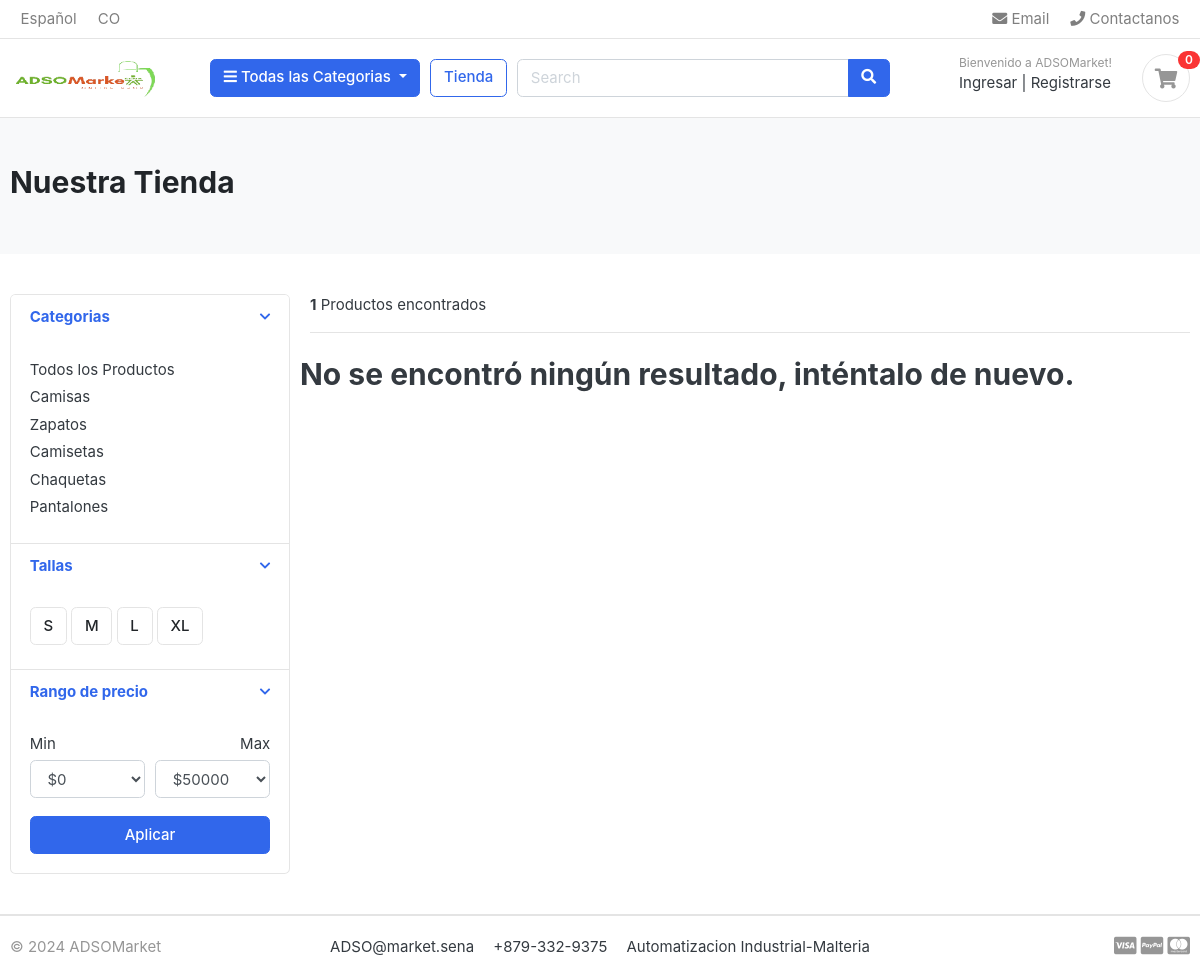
Screenshot of /Tienda/Categoria/Camisas/ with the database file from the repository.
### Categorias/models.py (models this page shows, shortened)
class Categorias(models.Model):
    nombre_categoria = models.CharField(max_length=50, unique=True)
    slug = models.CharField(max_length=100, unique=True)
    descripcion = models.TextField(max_length=255, blank=True)
    imagen = models.ImageField(upload_to='fotos/categorias', blank=True)
    class Meta:
        verbose_name = "Categoria"
        verbose_name_plural = "Categorias"
    def get_url(self):
        return reverse('productos_by_categoria', args=[self.slug])

### Tienda/views.py (the view)
# urls.py: path('Tienda/', include('Tienda.urls')),
def Tienda(request, categoria_slug=None):
    categorias = None
    productos = None
    if categoria_slug != None:
        categorias = get_object_or_404(Categorias, slug=categoria_slug)
        productos = Producto.objects.filter(categoria=categorias, esta_disponible= True)
        paginator = Paginator(productos, 6)
        page = request.GET.get("page")
        paged_producto = paginator.get_page(page)
        producto_contador = productos.count()
    else:
        productos = Producto.objects.all().filter(esta_disponible=True).order_by('id')
        paginator = Paginator(productos, 3)
        page = request.GET.get("page")
        paged_producto = paginator.get_page(page)
        producto_contador = productos.count()
    context = {
        'productos': paged_producto,
        'producto_contador': producto_contador,
    }
    return render(request, 'Tienda/Tienda.html', context)

### Carrito/context_processors.py (called while the page is built)
def counter(request):
    carrito_contador = 0
    if 'admin' in request.path:
        return{}
    else:
        try:
            carrito = Carrito.objects.filter(id_carrito=_id_carrito(request))
            carrito_items = carritoItem.objects.all().filter(carrito= carrito[:1])
            for carrito_item in carrito_items:
                carrito_contador += carrito_item.cantidad
        except Carrito.DoesNotExist:
            carrito_contador = 0
    return dict(carrito_contador=carrito_contador)

### Carrito/views.py (called while the page is built)
def _id_carrito(request):
    carrito = request.session.session_key
    if not carrito:
        carrito = request.session.create()
    return carrito

### Categorias/context_processors.py (called while the page is built)
def menu_links(request):
    links = Categorias.objects.all()
    return dict(links=links)

### templates/Tienda/Tienda.html (shortened to what this page needs)
{% extends 'base.html' %}
{% block content %}
<section class="section-pagetop bg">
<div class="container">
    {% if 'buscar' in  request.path %}
        <h2 class="title-page">Resultado de búsqueda</h2>
    {% else %}
        <h2 class="title-page">Nuestra Tienda</h2>
    {% endif %}
</div>
</section>
<section class="section-content padding-y">
    <div class="container">
    <div class="row">
        <aside class="col-md-3">
    <div class="card">
        <article class="filter-group">
            <header class="card-header">
                <a href="#" data-toggle="collapse" data-target="#collapse_1" aria-expanded="true" class="">
                    <i class="icon-control fa fa-chevron-down"></i>
                    <h6 class="title">Categorias</h6>
                </a>
            </header>
            <div class="filter-content collapse show" id="collapse_1" style="">
                <div class="card-body">
                    <ul class="list-menu">
                        <li><a href="{% url 'Tienda'%}">Todos los Productos  </a></li>
                        {% for Categorias in links %}
                    <li><a href="{{Categorias.get_url}}">{{Categorias.nombre_categoria}}  </a></li>
                        {% endfor %}
                    </ul>
                </div>
            </div>
        </article>
        <article class="filter-group">
            <header class="card-header">
                <a href="#" data-toggle="collapse" data-target="#collapse_4" aria-expanded="true" class="">
                    <i class="icon-control fa fa-chevron-down"></i>
                    <h6 class="title">Tallas </h6>
                </a>
            </header>
            <div class="filter-content collapse show" id="collapse_4" style="">
                <div class="card-body">
                  <label class="checkbox-btn">
                    <span class="btn btn-light"> S </span>
                  </label>
                  <label class="checkbox-btn">
                    <span class="btn btn-light"> M </span>
                  </label>
                  <label class="checkbox-btn">
                    <span class="btn btn-light"> L </span>
                  </label>
                  <label class="checkbox-btn">
                    <span class="btn btn-light"> XL </span>
                  </label>
            </div>
            </div>
        </article>
        <article class="filter-group">
            <header class="card-header">
                <a href="#" data-toggle="collapse" data-target="#collapse_3" aria-expanded="true" class="">
                    <i class="icon-control fa fa-chevron-down"></i>
                    <h6 class="title">Rango de precio </h6>
                </a>
            </header>
            <div class="filter-content collapse show" id="collapse_3" style="">
                <div class="card-body">
                    <div class="form-row">
                    <div class="form-group col-md-6">
                      <label>Min</label>
                          <select class="mr-2 form-control">
                            <option value="0">$0</option>
                        </select>
                    </div>
                    <div class="form-group text-right col-md-6">
                      <label>Max</label>
                          <select class="mr-2 form-control">
                            <option value="50">$50000</option>
                        </select>
                    </div>
                    </div>
                    <button class="btn btn-block btn-primary">Aplicar</button>
                </div>
            </div>
        </article>
    </div>
        </aside>
        <main class="col-md-9">
    <header class="border-bottom mb-4 pb-3">
            <div class="form-inline">
                <span class="mr-md-auto"><b>{{ producto_contador }}</b> Productos encontrados </span>
            </div>
    </header>
    <div class="row">
        {% if Producto  %}
        {% for Producto in productos %}
        <div class="col-md-4">
            <figure class="card card-product-grid">
                <div class="img-wrap">
                    <a href="{{ Producto.get_url }}"><img src="{{ Producto.Imagen.url }}"></a>
                </div>
                <figcaption class="info-wrap">
                    <div class="fix-height">
                        <a href="{{ Producto.get_url }}" class="title">{{ Producto.producto_nombre}}</a>
                        <div class="price-wrap mt-2">
                            <span class="price">${{ Producto.precio }}</span>
                        </div>
                    </div>
                    <a href="{{ Producto.get_url }}" class="btn btn-block btn-primary">Ver Detalles </a>
                </figcaption>
            </figure>
        </div>
        {% endfor %}
        {% else %}
        <div>
            <h2>No se encontró ningún resultado, inténtalo de nuevo.</h2>
        </div>
        {% endif %}
    </div>
        </main>
    </div>
    </div>
    </section>
{% endblock %}

### static/css/ui.css (style rules this page uses)
html { font-family: "Inter", sans-serif; font-size: 15px; }
.padding-y { padding-top: 40px; padding-bottom: 40px; }
article:after, .form-group:after { display: block; clear: both; content: ""; }
.bg { background-color: #f8f9fa; }
.title-page { color: #212529; }
.btn-light { background-color: #fff; border-color: #e4e4e4; }
[class*=list-] li:after { visibility: hidden; display: block; content: ""; overflow: hidden; height: 0; clear: both; }
.list-menu { list-style: none; margin: 0; padding-left: 0; }
.list-menu li { margin-bottom: 5px; }
.list-menu a { color: #343a40; }
.icon-control { margin-top: 5px; float: right; font-size: 80%; }
.card-header .title { margin-bottom: 0; line-height: 1.5; }
.filter-group { border-bottom: 1px solid #e4e4e4; }
.filter-group .card-header { border-bottom: 0; }
.filter-group:last-child { border-bottom: 0; }
.checkbox-btn { position: relative; }
.section-pagetop { padding: 45px 0; }

### rows the page displays
Categorias: nombre_categoria "Camisas"
Categorias: nombre_categoria "Zapatos"
Categorias: nombre_categoria "Camisetas"
Categorias: nombre_categoria "Chaquetas"
Categorias: nombre_categoria "Pantalones"

### other values shown
{{ carrito_contador }} "0"
{{ producto_contador }} "1"
